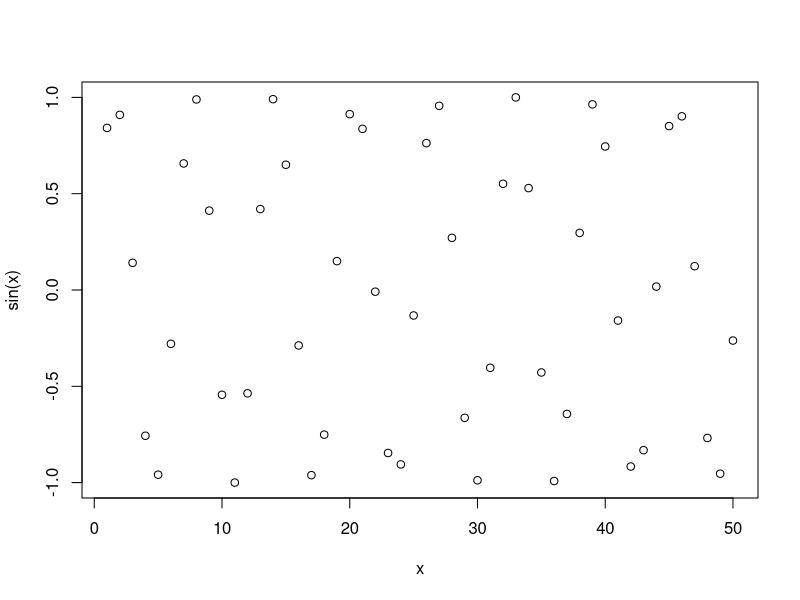
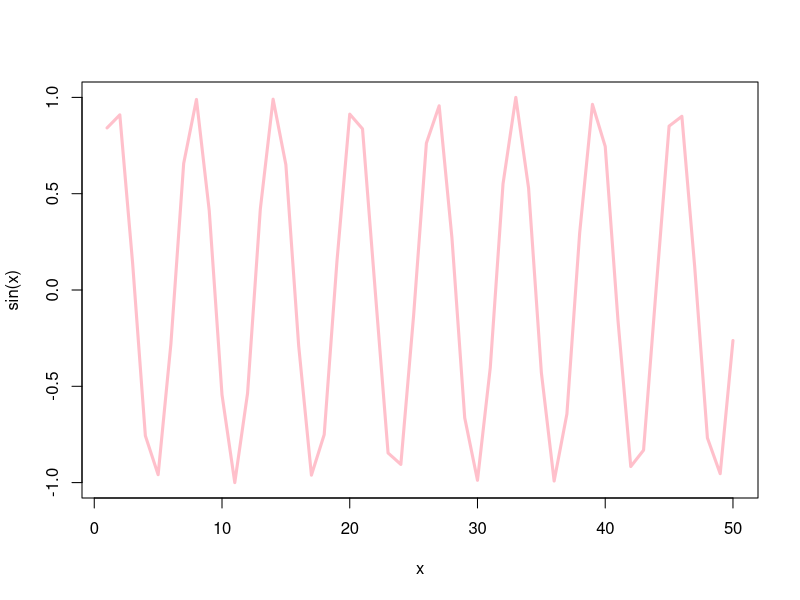

Reproduce these figures in R, in order.
#' ---
#' title: "Class 4: Intro to R"
#' author: "Keilyn Duarte Lemus (PID A16881868)"
#' date: "January 16, 2025"
#' ---


x<-1:50
plot(x,sin(x))

#Make this nicer
plot(x,sin(x), col="pink", type="l", lwd=3)

